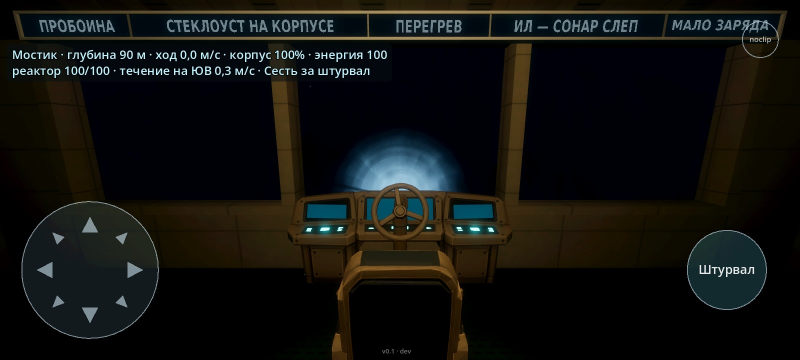
#> input picture art/ART-062-prozhektor/prozhektor-90.jpg, 1600 x 720 px (shown at 1/2 size)
$ python build.py ../prozhektor-90.jpg ../prozhektor-90.jpg
#> lines starting #> are read from the running program, lines starting #| are printed output that depends on the picture
from pathlib import Path
from PIL import Image,ImageDraw,ImageFont,ImageFilter
import numpy as np,json,sys
P=Path(sys.argv[1]); (P/'src').mkdir(parents=True,exist_ok=True);(P/'source').mkdir(exist_ok=True)
source=Path(sys.argv[2]) if len(sys.argv)>2 else P/'source/reflector.png'
im=Image.open(source).convert('L').resize((512,512),Image.Resampling.LANCZOS)
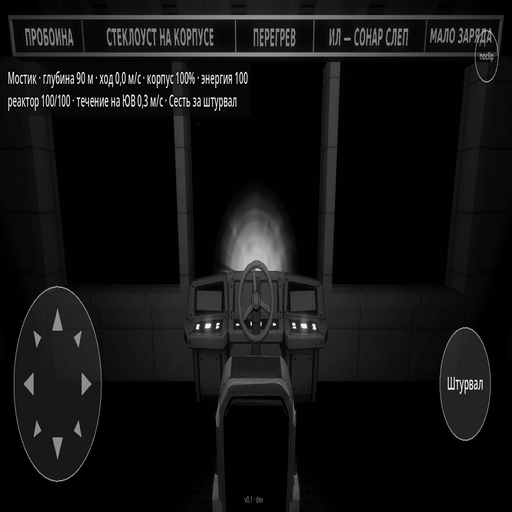
#> im: PIL image 512x512 L; min 0, max 255, mean 18.1
im.save(P/'source/reflector.png',optimize=True)
y,x=np.mgrid[:512,:512];r=np.hypot((x-255.5)/255.5,(y-255.5)/255.5)
v=np.asarray(im,dtype=float)/255
# Exact black frame; original generated optical structure retained inside.
edge=np.clip((.94-r)/.12,0,1);edge=edge*edge*(3-2*edge)
v=np.clip(v*edge,0,1)
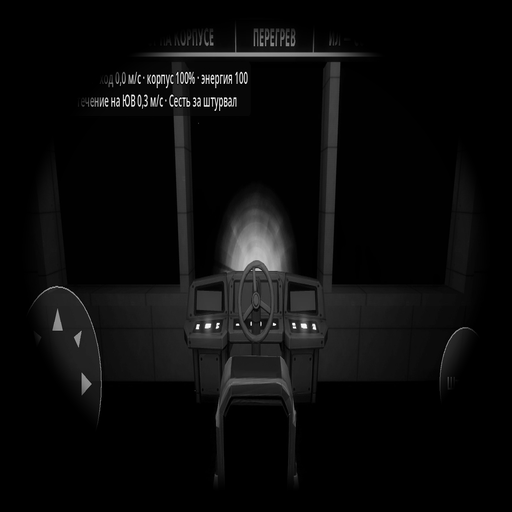
#> v: shape (512, 512) float64; min 0, max 1, mean 0.0433
Image.fromarray(np.uint8(np.rint(v*255)),'L').save(P/'prozhektor-maska.png',optimize=True)
# Periodic scalar turbulence, U around cone, V along the cone. No baked light colour.
y,x=np.mgrid[:512,:256];u=x/255;w=y/511
rng=np.random.default_rng(620436)
f=np.zeros_like(u)
for k in range(32):
 nu=int(rng.integers(1,14)); nv=int(rng.integers(1,6)); phase=rng.uniform(0,6.28318)
 f+=np.sin(2*np.pi*(nu*u+nv*w)+phase+.7*np.sin(2*np.pi*(u+w)))/(nu**.65*nv**.65)
f=.5+.125*f/(f.std()+1e-6)
f=np.clip(f,.10,.92)
f[:,-1]=f[:,0];f[-1]=f[0]
Image.fromarray(np.uint8(np.rint(f*255)),'L').save(P/'prozhektor-luch.png',optimize=True)
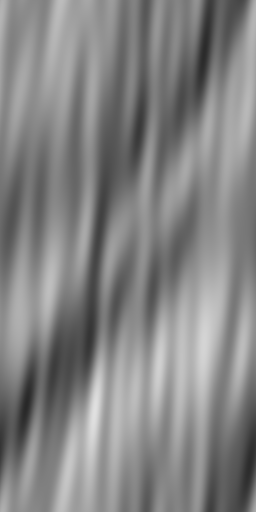
#> saved as prozhektor-luch.png: PIL image 256x512 L; min 40, max 224, mean 132.3
meta={}
for name,size in [('prozhektor-maska.png',(512,512)),('prozhektor-luch.png',(256,512))]:
#> (the run stopped early here; a loop or call above may not have finished)
